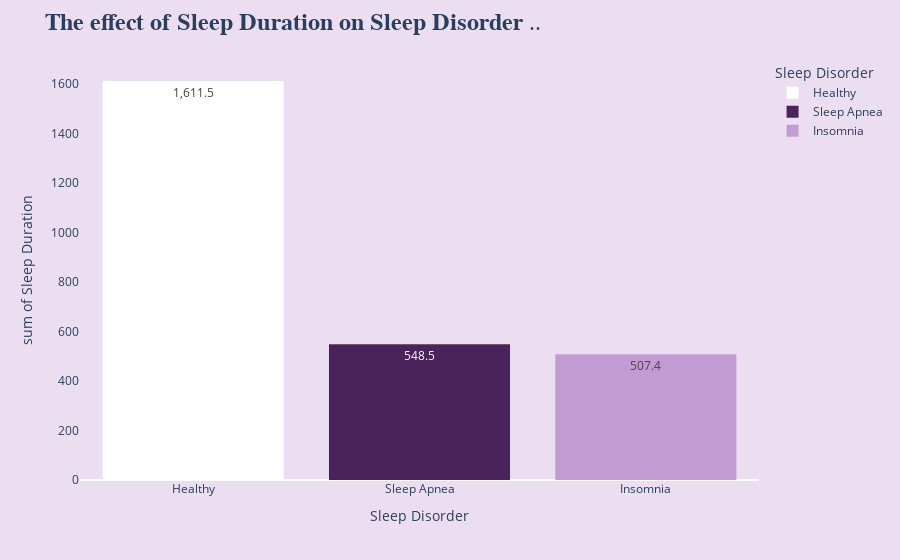

The notebook cell this image was saved under:
### Code cell
fig=px.histogram(sleep_data,x='Sleep Disorder',y='Sleep Duration',
                 color='Sleep Disorder',color_discrete_sequence=['white','#4A235A','#C39BD3'],
                 text_auto=True)
fig.update_layout(title='<b>The effect of Sleep Duration on Sleep Disorder</b> ..',
                  titlefont={'size': 24,'family': 'Serif'},
                  showlegend=True, 
                  paper_bgcolor='#EBDEF0',
                  plot_bgcolor='#EBDEF0')
fig.update_yaxes(showgrid=False)
fig.show()

### Figure 1 — Plotly figure (JSON) as saved in the notebook; plotly's stock layout.template omitted (floating-point values rounded to 4 significant figures; data arrays with more than 128 entries replaced by an {"elided": "..."} marker saying what was removed)
{"data": [{"alignmentgroup": "True", "bingroup": "x", "histfunc": "sum", "hovertemplate": "Sleep Disorder=%{x}<br>sum of Sleep Duration=%{y}<extra></extra>", "legendgroup": "Healthy", "marker": {"color": "white", "pattern": {"shape": ""}}, "name": "Healthy", "offsetgroup": "Healthy", "orientation": "v", "showlegend": true, "texttemplate": "%{value}", "type": "histogram", "x": {"elided": "219 str values"}, "xaxis": "x", "y": {"elided": "219 float values"}, "yaxis": "y"}, {"alignmentgroup": "True", "bingroup": "x", "histfunc": "sum", "hovertemplate": "Sleep Disorder=%{x}<br>sum of Sleep Duration=%{y}<extra></extra>", "legendgroup": "Sleep Apnea", "marker": {"color": "#4A235A", "pattern": {"shape": ""}}, "name": "Sleep Apnea", "offsetgroup": "Sleep Apnea", "orientation": "v", "showlegend": true, "texttemplate": "%{value}", "type": "histogram", "x": ["Sleep Apnea", "Sleep Apnea", "Sleep Apnea", "Sleep Apnea", "Sleep Apnea", "Sleep Apnea", "Sleep Apnea", "Sleep Apnea", "Sleep Apnea", "Sleep Apnea", "Sleep Apnea", "Sleep Apnea", "Sleep Apnea", "Sleep Apnea", "Sleep Apnea", "Sleep Apnea", "Sleep Apnea", "Sleep Apnea", "Sleep Apnea", "Sleep Apnea", "Sleep Apnea", "Sleep Apnea", "Sleep Apnea", "Sleep Apnea", "Sleep Apnea", "Sleep Apnea", "Sleep Apnea", "Sleep Apnea", "Sleep Apnea", "Sleep Apnea", "Sleep Apnea", "Sleep Apnea", "Sleep Apnea", "Sleep Apnea", "Sleep Apnea", "Sleep Apnea", "Sleep Apnea", "Sleep Apnea", "Sleep Apnea", "Sleep Apnea", "Sleep Apnea", "Sleep Apnea", "Sleep Apnea", "Sleep Apnea", "Sleep Apnea", "Sleep Apnea", "Sleep Apnea", "Sleep Apnea", "Sleep Apnea", "Sleep Apnea", "Sleep Apnea", "Sleep Apnea", "Sleep Apnea", "Sleep Apnea", "Sleep Apnea", "Sleep Apnea", "Sleep Apnea", "Sleep Apnea", "Sleep Apnea", "Sleep Apnea", "Sleep Apnea", "Sleep Apnea", "Sleep Apnea", "Sleep Apnea", "Sleep Apnea", "Sleep Apnea", "Sleep Apnea", "Sleep Apnea", "Sleep Apnea", "Sleep Apnea", "Sleep Apnea", "Sleep Apnea", "Sleep Apnea", "Sleep Apnea", "Sleep Apnea", "Sleep Apnea", "Sleep Apnea", "Sleep Apnea"], "xaxis": "x", "y": [5.9, 5.9, 6.5, 6, 6.4, 7.7, 5.8, 5.8, 7.4, 6.6, 7.2, 7.1, 7.4, 6.8, 6.8, 7.8, 6.5, 5.9, 6, 6.1, 6.1, 6.1, 6.1, 6.2, 6.2, 6.2, 8.1, 8.1, 6.1, 6, 6, 6, 6, 6, 6, 6, 6.1, 6, 6.1, 6.1, 6, 6.1, 6, 6.1, 6.1, 6, 6.1, 6.1, 8.1, 8.1, 8.2, 8.2, 8.2, 8.2, 8.2, 8.1, 8.1, 8.1, 8, 8, 8, 8, 8, 8, 8.2, 8.2, 8.2, 8.2, 8, 8, 8.1, 8, 8.1, 8.1, 8, 8.1, 8.1, 8.1], "yaxis": "y"}, {"alignmentgroup": "True", "bingroup": "x", "histfunc": "sum", "hovertemplate": "Sleep Disorder=%{x}<br>sum of Sleep Duration=%{y}<extra></extra>", "legendgroup": "Insomnia", "marker": {"color": "#C39BD3", "pattern": {"shape": ""}}, "name": "Insomnia", "offsetgroup": "Insomnia", "orientation": "v", "showlegend": true, "texttemplate": "%{value}", "type": "histogram", "x": ["Insomnia", "Insomnia", "Insomnia", "Insomnia", "Insomnia", "Insomnia", "Insomnia", "Insomnia", "Insomnia", "Insomnia", "Insomnia", "Insomnia", "Insomnia", "Insomnia", "Insomnia", "Insomnia", "Insomnia", "Insomnia", "Insomnia", "Insomnia", "Insomnia", "Insomnia", "Insomnia", "Insomnia", "Insomnia", "Insomnia", "Insomnia", "Insomnia", "Insomnia", "Insomnia", "Insomnia", "Insomnia", "Insomnia", "Insomnia", "Insomnia", "Insomnia", "Insomnia", "Insomnia", "Insomnia", "Insomnia", "Insomnia", "Insomnia", "Insomnia", "Insomnia", "Insomnia", "Insomnia", "Insomnia", "Insomnia", "Insomnia", "Insomnia", "Insomnia", "Insomnia", "Insomnia", "Insomnia", "Insomnia", "Insomnia", "Insomnia", "Insomnia", "Insomnia", "Insomnia", "Insomnia", "Insomnia", "Insomnia", "Insomnia", "Insomnia", "Insomnia", "Insomnia", "Insomnia", "Insomnia", "Insomnia", "Insomnia", "Insomnia", "Insomnia", "Insomnia", "Insomnia", "Insomnia", "Insomnia"], "xaxis": "x", "y": [5.9, 6.3, 6.5, 6.4, 6, 7.2, 6.6, 7.2, 6.5, 7.6, 6.5, 6.7, 6.3, 6.7, 6.5, 6.7, 6.4, 6.5, 6.5, 6.5, 6.5, 6.5, 6.5, 6.5, 6.5, 6.5, 7.8, 7.8, 6.6, 6.4, 6.3, 6.4, 6.6, 6.3, 6.6, 6.3, 6.6, 6.3, 6.6, 6.3, 6.6, 6.3, 6.6, 6.3, 6.4, 6.5, 6.3, 6.4, 6.5, 6.3, 6.4, 6.5, 6.3, 6.5, 6.3, 6.8, 6.8, 6.8, 6.5, 6.5, 6.5, 6.5, 6.6, 6.6, 6.6, 6.6, 6.6, 7.3, 7.3, 6.1, 6.5, 6.5, 6.6, 6.6, 6.6, 6.6, 8.3], "yaxis": "y"}], "layout": {"barmode": "relative", "legend": {"title": {"text": "Sleep Disorder"}, "tracegroupgap": 0}, "margin": {"t": 60}, "paper_bgcolor": "#EBDEF0", "plot_bgcolor": "#EBDEF0", "showlegend": true, "title": {"font": {"family": "Serif", "size": 24}, "text": "<b>The effect of Sleep Duration on Sleep Disorder</b> .."}, "xaxis": {"anchor": "y", "categoryarray": ["Healthy", "Sleep Apnea", "Insomnia"], "categoryorder": "array", "domain": [0, 1], "title": {"text": "Sleep Disorder"}}, "yaxis": {"anchor": "x", "domain": [0, 1], "showgrid": false, "title": {"text": "sum of Sleep Duration"}}}}
